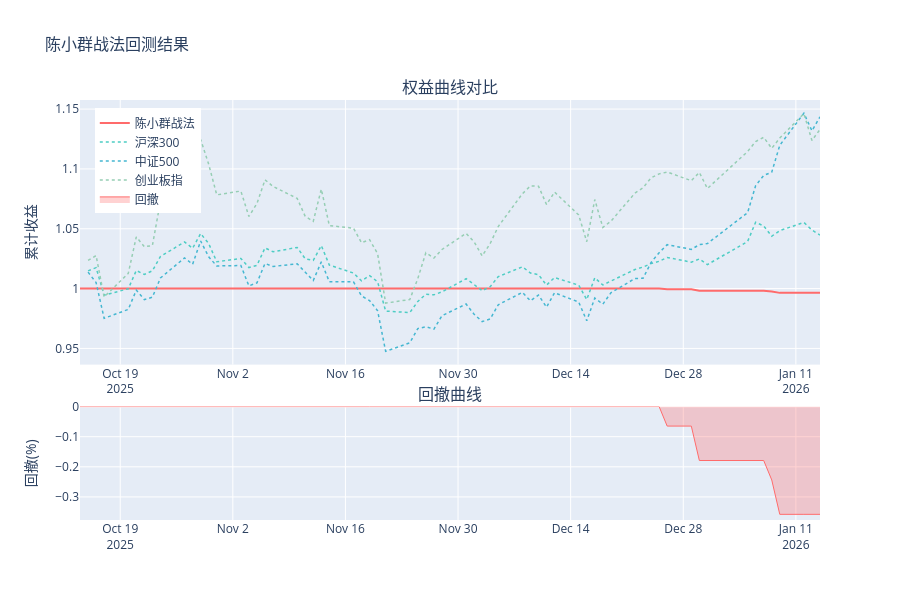

Write notebook code for a chart like this one.
### Markdown cell above
## 8. 可视化分析

### Code cell
"""
权益曲线对比图
"""

if len(equity_df) > 1:
    fig = make_subplots(
        rows=2, cols=1,
        row_heights=[0.7, 0.3],
        subplot_titles=['权益曲线对比', '回撤曲线'],
        vertical_spacing=0.1
    )
    
    # 策略权益曲线
    fig.add_trace(
        go.Scatter(
            x=equity_df.index,
            y=equity_df['cumulative'],
            name='陈小群战法',
            line=dict(color='#FF6B6B', width=2)
        ),
        row=1, col=1
    )
    
    # 基准曲线
    colors = ['#4ECDC4', '#45B7D1', '#96CEB4']
    for i, (name, df) in enumerate(benchmark_data.items()):
        if not df.empty:
            # 对齐到策略时间范围
            aligned = df.reindex(equity_df.index, method='ffill')
            if not aligned.empty:
                fig.add_trace(
                    go.Scatter(
                        x=aligned.index,
                        y=aligned['cumulative'],
                        name=name,
                        line=dict(color=colors[i % len(colors)], width=1.5, dash='dot')
                    ),
                    row=1, col=1
                )
    
    # 回撤曲线
    cummax = equity_df['equity'].cummax()
    drawdown = (equity_df['equity'] - cummax) / cummax * 100
    
    fig.add_trace(
        go.Scatter(
            x=equity_df.index,
            y=drawdown,
            name='回撤',
            fill='tozeroy',
            line=dict(color='#FF6B6B', width=1),
            fillcolor='rgba(255, 107, 107, 0.3)'
        ),
        row=2, col=1
    )
    
    fig.update_layout(
        title=dict(
            text='陈小群战法回测结果',
            font=dict(size=16)
        ),
        height=600,
        showlegend=True,
        legend=dict(x=0.02, y=0.98),
        hovermode='x unified'
    )
    
    fig.update_yaxes(title_text='累计收益', row=1, col=1)
    fig.update_yaxes(title_text='回撤(%)', row=2, col=1)
    
    fig.show()
else:
    print("⚠️  数据不足，无法绘制权益曲线")
